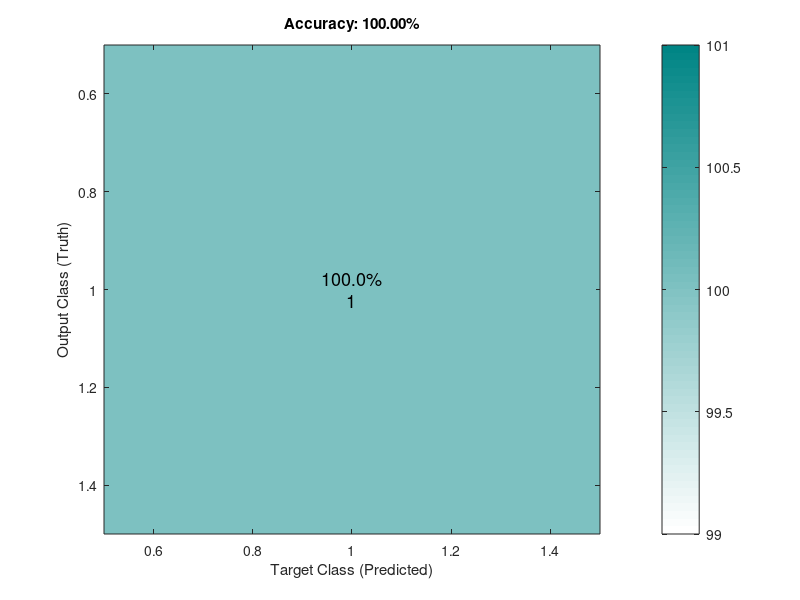

This chart was generated by the following MATLAB code: (Note: this script raises an error after producing the figure.)
%%%%%%%%%%%%%%%%%%%%%%%%%%%%%%%%%%%%%
function plotConfMat(varargin)
%PLOTCONFMAT plots the confusion matrix with colorscale, absolute numbers
%   and precision normalized percentages
%
%   usage: 
%   PLOTCONFMAT(confmat) plots the confmat with integers 1 to n as class labels
%   PLOTCONFMAT(confmat, labels) plots the confmat with the specified labels
%
%   Vahe Tshitoyan
%   20/08/2017
%
%   Arguments
%   confmat:            a square confusion matrix
%   labels (optional):  vector of class labels

% number of arguments
switch (nargin)
    case 0
       confmat = 1;
       labels = {'1'};
    case 1
       confmat = varargin{1};
       labels = 1:size(confmat, 1);
    otherwise
       confmat = varargin{1};
       labels = varargin{2};
end

confmat(isnan(confmat))=0; % in case there are NaN elements
numlabels = size(confmat, 1); % number of labels

% calculate the percentage accuracies
confpercent = 100*confmat./repmat(sum(confmat, 1),numlabels,1);

% plotting the colors
imagesc(confpercent');
title(sprintf('Accuracy: %.2f%%', 100*trace(confmat)/sum(confmat(:))));
ylabel('Output Class (Truth)'); xlabel('Target Class (Predicted)');

% set the colormap
maxcolor = [0,133,133]; % 最大值颜色
mincolor = [255,255,255]; % 最小值颜色
mymap = [linspace(mincolor(1)/255,maxcolor(1)/255,64)',...
         linspace(mincolor(2)/255,maxcolor(2)/255,64)',...
         linspace(mincolor(3)/255,maxcolor(3)/255,64)'];

colormap(mymap)
colorbar()
confmat = confmat';
confpercent = confpercent';

% colormap(flipud(gray));

% Create strings from the matrix values and remove spaces
textStrings = num2str([confpercent(:), confmat(:)], '%.1f%%\n%d\n');
textStrings = strtrim(cellstr(textStrings));

% Create x and y coordinates for the strings and plot them
[x,y] = meshgrid(1:numlabels);
hStrings = text(x(:),y(:),textStrings(:), ...
    'HorizontalAlignment','center','fontsize',13);

% Get the middle value of the color range
midValue = mean(get(gca,'CLim'));

% Choose white or black for the text color of the strings so
% they can be easily seen over the background color
textColors = repmat(confpercent(:) > midValue,1,3);
set(hStrings,{'Color'},num2cell(textColors,2));

% Setting the axis labels
set(gca,'XTick',1:numlabels,...
    'XTickLabel',labels,...
    'YTick',1:numlabels,...
    'YTickLabel',labels,...
    'TickLength',[0 0]);
a1 = get(gca,'XTickLabel');
set(gca,'XTickLabel',a1,'fontsize',13)

end
